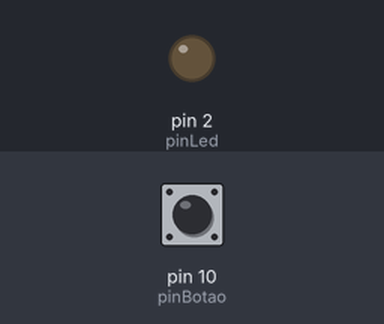
Recording of a sketch running on a simulated Arduino Uno, built with avr-gcc and run on an emulated ATmega328P. On the bench: output pins drawn as LEDs (lit = HIGH). Dashed ring = blinking. Inputs (shaded band) come from the test bench; at power-on: pin 10 (pinBotao) LOW. What the sketch prints to the serial monitor is not drawn.

Above: at 1.2 s.
1.3 s: pin 10 (pinBotao) pulled HIGH for 3.2 s
At 2.1 s:
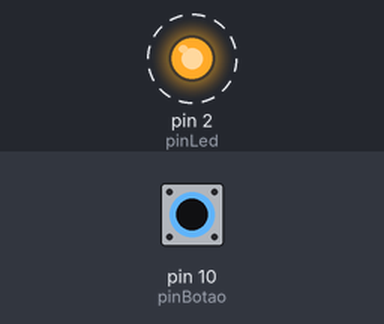
Timing chart, 0 to 5.8 s (numbered marks = the images above; inputs shaded):
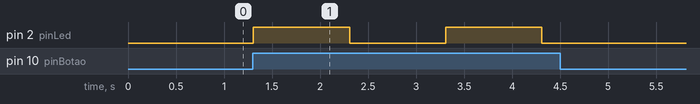

Measured:
- after the input at 1.3 s, pin 2 (pinLed): alternates HIGH for 1.0 s and LOW for 1.0 s, 4 changes in all, then stays LOW, starting at once

The sketch:

aula_34_tinkercad_botao1.ino
```cpp
#define pinBotao 10
#define pinLed 2
bool led = 0;
unsigned long intervalo = 1000;
  //------VARIAVEIS-----

//
void setup()
{
  Serial.begin(9600);
  pinMode(pinLed, OUTPUT);
  pinMode(pinBotao, INPUT);

}

void loop()
{
 //READ -> LER
 //WRITE -> ESCREVER
  bool estadoBotao = digitalRead (pinBotao);
  Serial.println(estadoBotao);
 static unsigned long tempo = 0;
 unsigned long tempoAtual = millis();
  if(estadoBotao){
    if(tempoAtual - tempo >= intervalo){
     tempo = tempoAtual;

   led = !led;
   digitalWrite(pinLed, led);
    }
  }

  else

    digitalWrite(pinLed,LOW);
}
```
